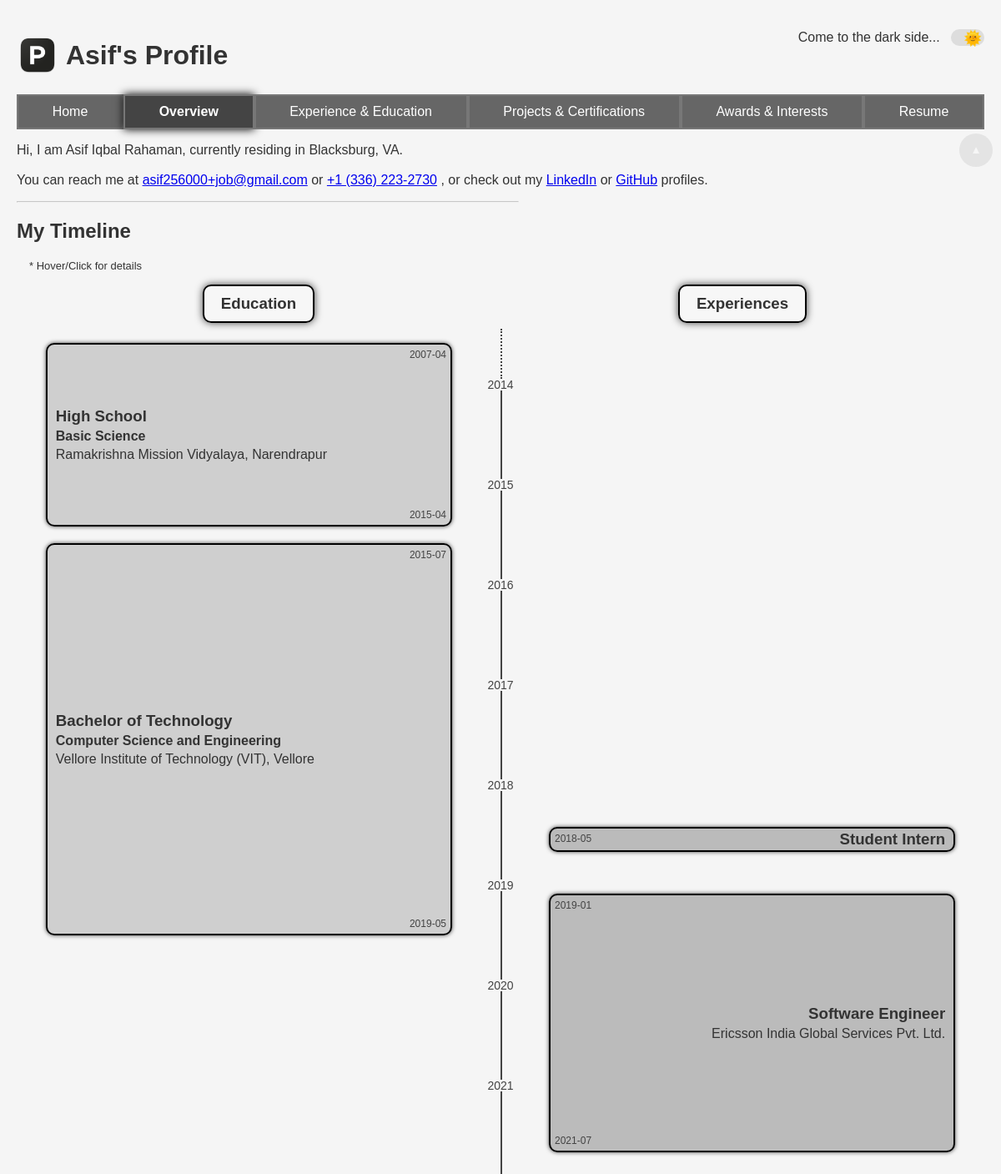
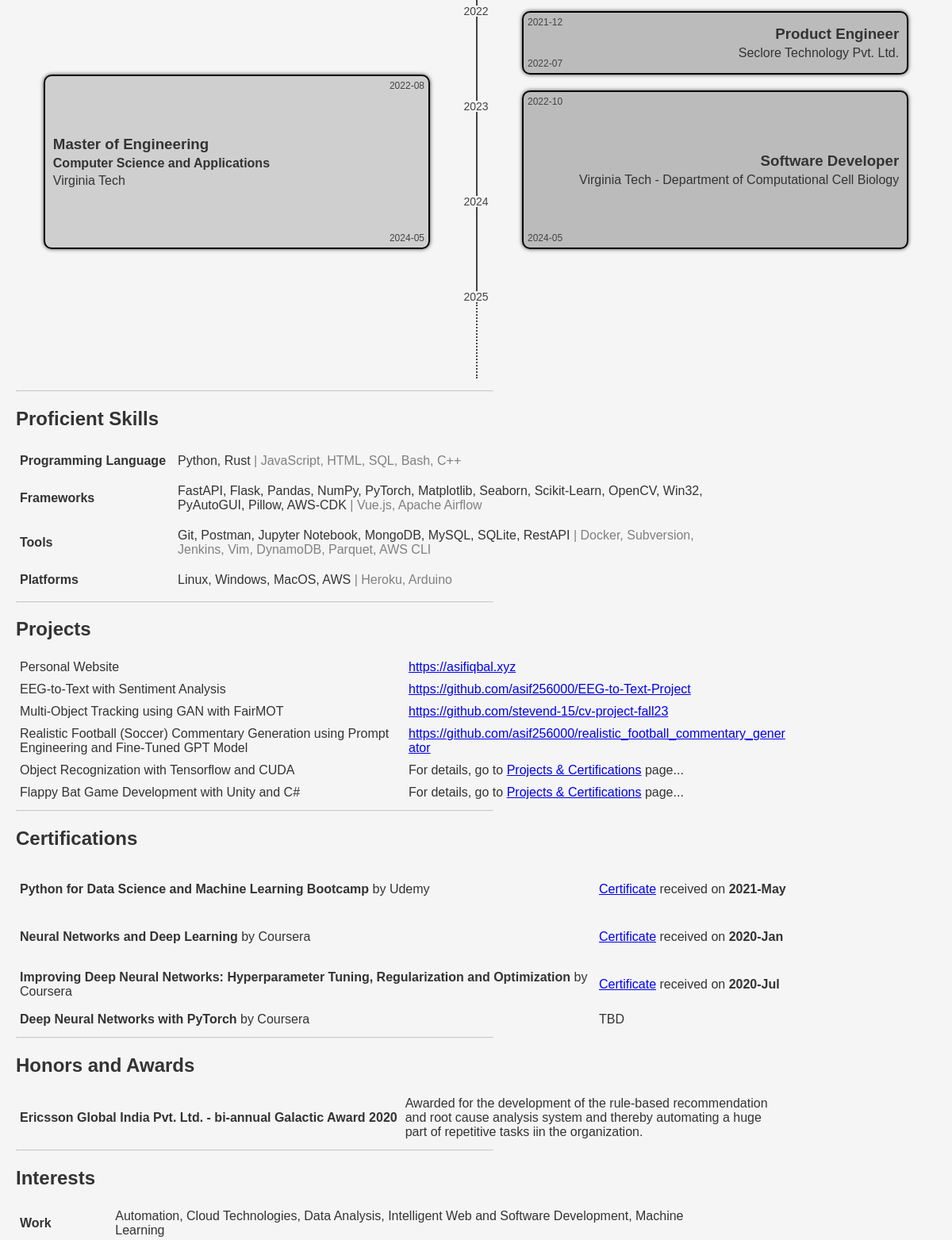
The page /overview (upper part) on the database as committed earlier (2 pictures, top to bottom).
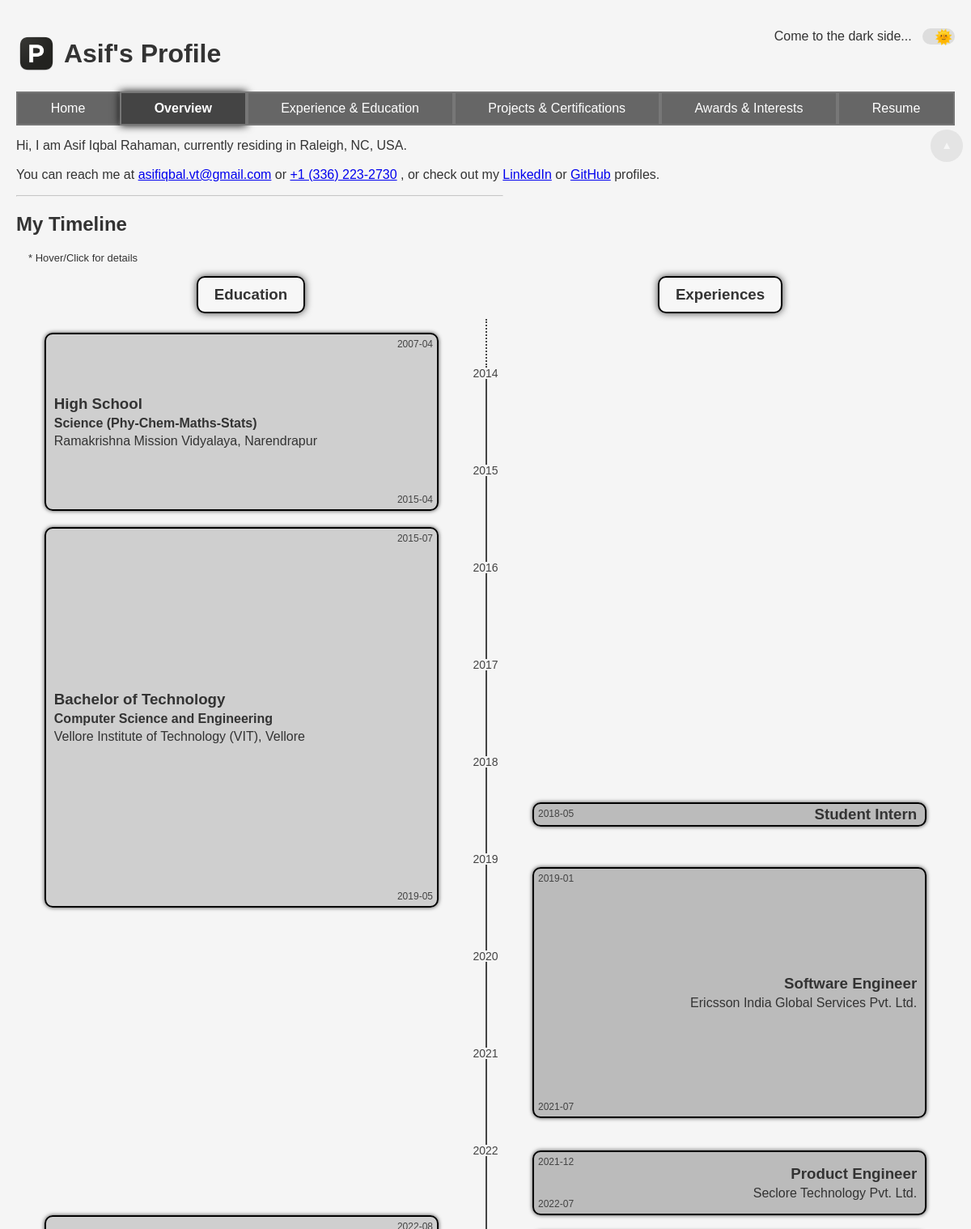
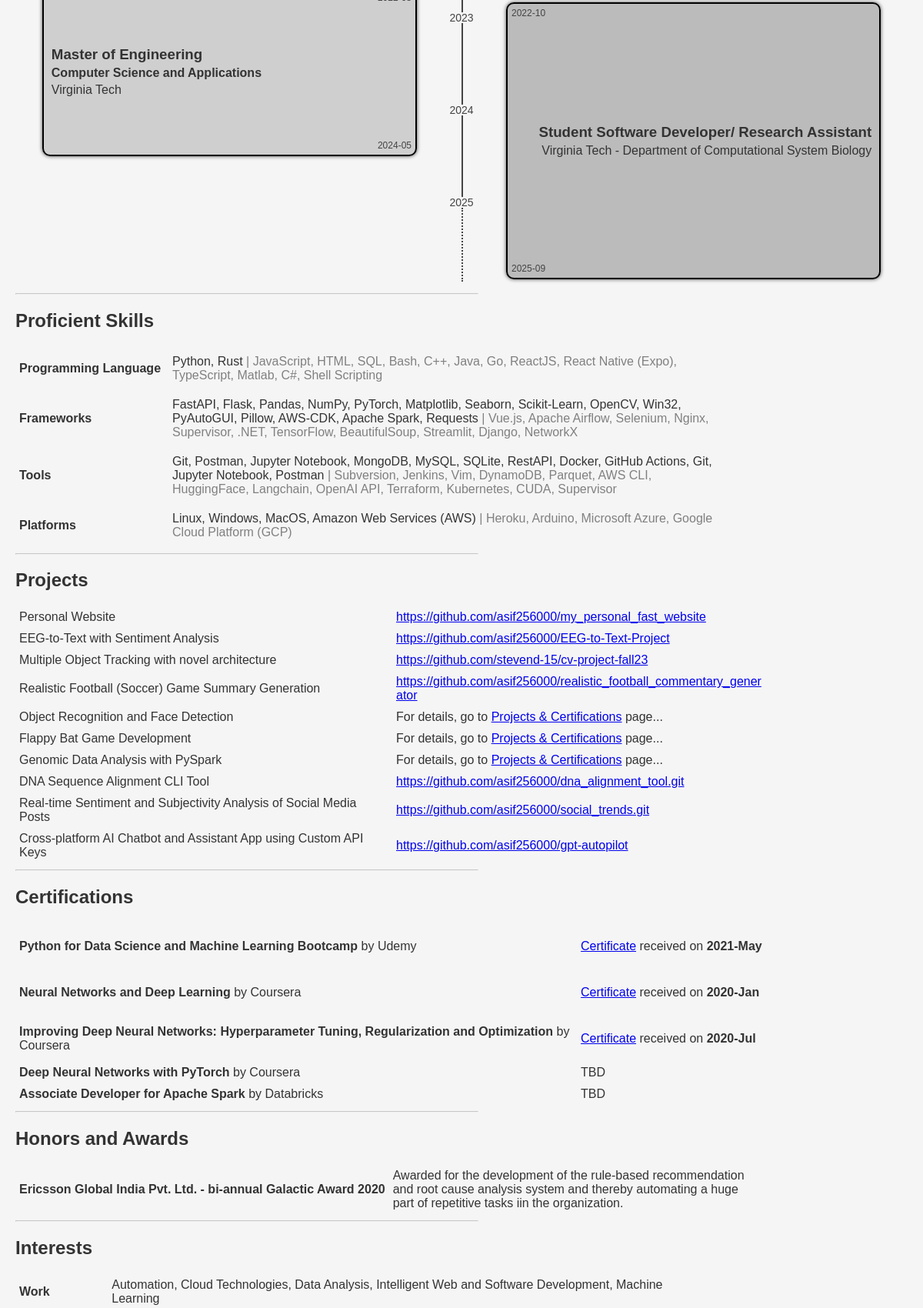
The same page on the database as committed later (2 pictures, top to bottom).
### src/data/models.py (models this page shows)
class BasicInfo(Base):
    __tablename__ = "basic_info"
    id = Column(Integer, primary_key=True, index=True)
    name = Column(String)
    email = Column(String, unique=True)
    phone = Column(String, unique=True)
    location = Column(String)
    website = Column(String)
    linkedin = Column(String)
    github = Column(String)
    intro = Column(String)
    education = relationship("Education", back_populates="user")
    experience = relationship("Experience", back_populates="user")
    skills = relationship("Skills", back_populates="user")
    projects = relationship("Projects", back_populates="user")
    certifications = relationship("Certifications", back_populates="user")
    honors_and_awards = relationship("HonorsAndAwards", back_populates="user")
    interests = relationship("Interests", back_populates="user")
    resume = relationship("Resume", back_populates="user")

class Education(Base):
    __tablename__ = "education"
    id = Column(Integer, primary_key=True, index=True)
    institution = Column(String)
    institution_logo = Column(String)
    institution_link = Column(String)
    location = Column(String)
    duration_start = Column(Date)
    duration_end = Column(Date)
    degree = Column(String)
    major = Column(String)
    minor = Column(String)
    gpa = Column(String)
    courses = Column(String)
    important_links = Column(JSON)
    fk_user = Column(Integer, ForeignKey("basic_info.id"))
    user = relationship("BasicInfo", back_populates="education")

class Experience(Base):
    __tablename__ = "experience"
    id = Column(Integer, primary_key=True, index=True)
    company = Column(String)
    company_logo = Column(String)
    company_link = Column(String)
    location = Column(String)
    title = Column(String)
    duration_start = Column(Date)
    duration_end = Column(Date)
    description = Column(JSON)
    important_links = Column(JSON)
    tech_stack = Column(String)
    fk_user = Column(Integer, ForeignKey("basic_info.id"))
    user = relationship("BasicInfo", back_populates="experience")

class Skills(Base):
    __tablename__ = "skills"
    id = Column(Integer, primary_key=True, index=True)
    skill = Column(String)
    subcategory = Column(String)
    proficiency = Column(String)
    fk_user = Column(Integer, ForeignKey("basic_info.id"))
    user = relationship("BasicInfo", back_populates="skills")

class Projects(Base):
    __tablename__ = "projects"
    id = Column(Integer, primary_key=True, index=True)
    title = Column(String)
    description = Column(String)
    link = Column(String)
    fk_user = Column(Integer, ForeignKey("basic_info.id"))
    user = relationship("BasicInfo", back_populates="projects")

class Certifications(Base):
    __tablename__ = "certifications"
    id = Column(Integer, primary_key=True, index=True)
    title = Column(String)
    issuer = Column(String)
    description = Column(String)
    achievement_date = Column(Date)
    link = Column(String)
    fk_user = Column(Integer, ForeignKey("basic_info.id"))
    user = relationship("BasicInfo", back_populates="certifications")

class HonorsAndAwards(Base):
    __tablename__ = "honors_and_awards"
    id = Column(Integer, primary_key=True, index=True)
    title = Column(String)
    description = Column(String)
    fk_user = Column(Integer, ForeignKey("basic_info.id"))
    user = relationship("BasicInfo", back_populates="honors_and_awards")

class Interests(Base):
    __tablename__ = "interests"
    id = Column(Integer, primary_key=True, index=True)
    interest = Column(String)
    subcategory = Column(String)
    fk_user = Column(Integer, ForeignKey("basic_info.id"))
    user = relationship("BasicInfo", back_populates="interests")

### src/web/routes.py (the view)
@router.get("/overview", name="overview", response_class=HTMLResponse)
def send_overview(request: Request, db: Session = Depends(db_init.get_db)):
    basic_info = db_ops.filter_data_with_id(db, table_name="basic_info", lookup_id=1)
    user_filter = {"fk_user": basic_info.id}
    education = db_ops.filter_data_from_table(db, table_name="education", lookup_filter=user_filter)
    experience = db_ops.filter_data_from_table(db, table_name="experience", lookup_filter=user_filter)
    skills = db_ops.filter_data_from_table(db, table_name="skills", lookup_filter=user_filter)
    projects = db_ops.filter_data_from_table(db, table_name="projects", lookup_filter=user_filter)
    certifications = db_ops.filter_data_from_table(db, table_name="certifications", lookup_filter=user_filter)
    honors_and_awards = db_ops.filter_data_from_table(db, table_name="honors_and_awards", lookup_filter=user_filter)
    interests = db_ops.filter_data_from_table(db, table_name="interests", lookup_filter=user_filter)
    resume = db_ops.filter_data_from_table(db, table_name="resume", lookup_filter=user_filter | {"is_latest": 1})
    return templates.TemplateResponse(
        "overview.html",
        {
            "request": request,
            "current_page": "overview",
            "curr_date": date.today(),
            "basic_info": basic_info,
            "education": education,
            "experience": experience,
            "skills": arrange_skills(skills),
            "projects": projects,
            "certifications": certifications,
            "honors_and_awards": honors_and_awards,
            "interests": arrange_interests(interests),
            "resume": resume,
        },
    )

### templates/overview.html (shortened to what the changed rows need)
{% extends "base.html" %}
{% block heading %}
    {{ basic_info.name.split(" ")[0] }}'s Profile
{% endblock %}
{% block content %}
    <div class="main-content">
        <section id="intro">
            <p style="text-align: justify;">Hi, I am {{ basic_info.name}}, currently residing in {{ basic_info.location }}.
            <br><br>
            You can reach me at <a href="mailto:"+{{ basic_info.email }}>{{ basic_info.email }}</a> or <a href="tel:"+{{ basic_info.phone }}>{{ basic_info.phone }}</a> ,
            or check out my <a href="{{ basic_info.linkedin }}">LinkedIn</a> or <a href="{{ basic_info.github }}">GitHub</a> profiles.</p>
        </section>
        <section id="timeline">
        <h2>My Timeline</h2>
            <div class="timeline">
                {% for edu in education %}
                    <div class="timeline-event education" data-start="{{ edu.duration_start.strftime('%Y-%m') }}" data-end="{{ edu.duration_end.strftime('%Y-%m') if edu.duration_end else curr_date.strftime('%Y-%m') }}">
                        <div class="content">
                            <h3>{{ edu.degree }}</h3>
                            <h4>{{ edu.major }}</h4>
                            <p>{{ edu.institution }}</p>
                        </div>
                    </div>
                {% endfor %}
                {% for exp in experience %}
                    <div class="timeline-event experience" data-start="{{ exp.duration_start.strftime('%Y-%m') }}" data-end="{{ exp.duration_end.strftime('%Y-%m') if exp.duration_end else curr_date.strftime('%Y-%m') }}">
                        <div class="content">
                            <h3>{{ exp.title }}</h3>
                            <p>{{ exp.company }}</p>
                        </div>
                    </div>
                {% endfor %}
            </div>
        </section>
        <section id="skills">
            <h2>Proficient Skills</h2>
            <table>
            <tbody class="two-cols dense-table">
                {% for skill_category, all_skills in skills.items() %}
                    {% set adv_skills = ", ".join(all_skills.get("Advanced", [])) %}
                    {% set int_skills = ", ".join(all_skills.get("Intermediate", [])) %}
                    <tr>
                        <td><b>{{ skill_category }}</b></td>
                        <td>
                            <p style="margin: 5px;">
                                <span style="opacity: 1;">{{ adv_skills }}</span>
                                {% if int_skills %}
                                    <span style="opacity: 0.6;">| {{ int_skills }}</span>
                                {% endif %}
                            </p>
                        </td>
                    </tr>
                {% endfor %}
            </tbody>
            </table>
        </section>
        <section id="projects">
            <h2>Projects</h2>
            <table>
                <tbody class="equal-two-cols dense-table">
                    {% for proj in projects %}
                        <tr>
                            <td>{{ proj.title }}</td>
                            {% if proj.link %}
                                <td><a href="{{ proj.link }}">{{ proj.link }}</a></td>
                            {% else %}
                                <td>For details, go to <a href="{{ url_for('projects_certificates') }}">Projects & Certifications</a> page...</td>
                            {% endif %}
                        </tr>
                    {% endfor %}
                </tbody>
            </table>
        </section>
        <section id="certifications">
            <h2>Certifications</h2>
            <table>
            <tbody class="inverted-two-cols dense-table">
                {% for cert in certifications %}
                    <tr>
                    <td><b>{{ cert.title }}</b> by {{ cert.issuer }}</td>
                    {% if cert.link %}
                        <td><p><a href="{{ cert.link }}">Certificate</a> received on <b>{{ cert.achievement_date.strftime("%Y-%b") }}</b></p></td>
                    {% else %}
                        <td>TBD</td>
                    {% endif %}
                    </tr>
                {% endfor %}
            </tbody>
            </table>
        </section>
        <section id="honors_and_awards">
            <h2>Honors and Awards</h2>
            <table>
            <tbody class="equal-two-cols dense-table">
                {% for hna in honors_and_awards %}
                    <tr>
                    <td><b>{{ hna.title }}</b></td>
                    <td>{{ hna.description }}</td>
                    </tr>
                {% endfor %}
            </tbody>
            </table>
        </section>
        <section id="interests">
            <h2>Interests</h2>
            <table>
            <tbody class="two-cols dense-table">
                {% for int_subcategory, ints in interests.items() %}
                    {% set cat_ints = ", ".join(ints) %}
                    <tr>
                    <td><b>{{ int_subcategory }}</b></td>
                    <td>{{ cat_ints }}</td>
                    </tr>
                {% endfor %}
            </tbody>
            </table>
        </section>
        {% set resume_path = resume[0].file_path %}
    </div>
{% endblock %}
{% block static_links %}
    <link href="{{ url_for('static', path='/timeline.css') }}" rel="stylesheet">
{% endblock %}

Rows that differ between the two databases and show on the page:
changed BasicInfo "Asif": location "Blacksburg, VA" → "Raleigh, NC, USA"; email "asif256000+job@gmail.com" → "asifiqbal.vt@gmail.com"
changed Education "High School": major "Basic Science" → "Science (Phy-Chem-Maths-Stats)"
changed Experience: duration_end "2024-05-10" → empty (drawn); title "Software Developer" → "Student Software Developer/ Research Assistant"; company "Virginia Tech - Department of Computational Cell Biology" → "Virginia Tech - Department of Computational System Biology"
computed for Skills "Programming Language": int_skills "JavaScript, HTML, SQL, Bash, C++" → "JavaScript, HTML, SQL, Bash, C++, Java, Go, ReactJS, React Native (Expo), TypeScript, Matlab, C#, Shell Scripting"
computed for Skills "Frameworks": adv_skills "FastAPI, Flask, Pandas, NumPy, PyTorch, Matplotlib, Seaborn, Scikit-Learn, OpenCV, Win32, PyAutoGUI, Pillow, AWS-CDK" → "FastAPI, Flask, Pandas, NumPy, PyTorch, Matplotlib, Seaborn, Scikit-Learn, OpenCV, Win32, PyAutoGUI, Pillow, AWS-CDK, Apache Spark, Requests"; int_skills "Vue.js, Apache Airflow" → "Vue.js, Apache Airflow, Selenium, Nginx, Supervisor, .NET, TensorFlow, BeautifulSoup, Streamlit, Django, NetworkX"
computed for Skills "Tools": adv_skills "Git, Postman, Jupyter Notebook, MongoDB, MySQL, SQLite, RestAPI" → "Git, Postman, Jupyter Notebook, MongoDB, MySQL, SQLite, RestAPI, Docker, GitHub Actions, Git, Jupyter Notebook, Postman"; int_skills "Docker, Subversion, Jenkins, Vim, DynamoDB, Parquet, AWS CLI" → "Subversion, Jenkins, Vim, DynamoDB, Parquet, AWS CLI, HuggingFace, Langchain, OpenAI API, Terraform, Kubernetes, CUDA, Supervisor"
computed for Skills "Platforms": adv_skills "Linux, Windows, MacOS, AWS" → "Linux, Windows, MacOS, Amazon Web Services (AWS)"; int_skills "Heroku, Arduino" → "Heroku, Arduino, Microsoft Azure, Google Cloud Platform (GCP)"
changed Projects "Personal Website": link "https://asifiqbal.xyz" → "https://github.com/asif256000/my_personal_fast_website"
changed Projects "https://github.com/stevend-15/cv-project-fall23": title "Multi-Object Tracking using GAN with FairMOT" → "Multiple Object Tracking with novel architecture"
changed Projects "https://github.com/asif256000/realistic_football_commentary_generator": title "Realistic Football (Soccer) Commentary Generation using Prompt Engineering and Fine-Tuned GPT Model" → "Realistic Football (Soccer) Game Summary Generation"
changed Projects: title "Object Recognization with Tensorflow and CUDA" → "Object Recognition and Face Detection"
changed Projects: title "Flappy Bat Game Development with Unity and C#" → "Flappy Bat Game Development"
added Projects: title "Genomic Data Analysis with PySpark"
added Projects: title "DNA Sequence Alignment CLI Tool", link "https://github.com/asif256000/dna_alignment_tool.git"
added Projects: title "Real-time Sentiment and Subjectivity Analysis of Social Media Posts", link "https://github.com/asif256000/social_trends.git"
added Projects: title "Cross-platform AI Chatbot and Assistant App using Custom API Keys", link "https://github.com/asif256000/gpt-autopilot"
added Certifications: title "Associate Developer for Apache Spark", issuer "Databricks", shows "TBD"
